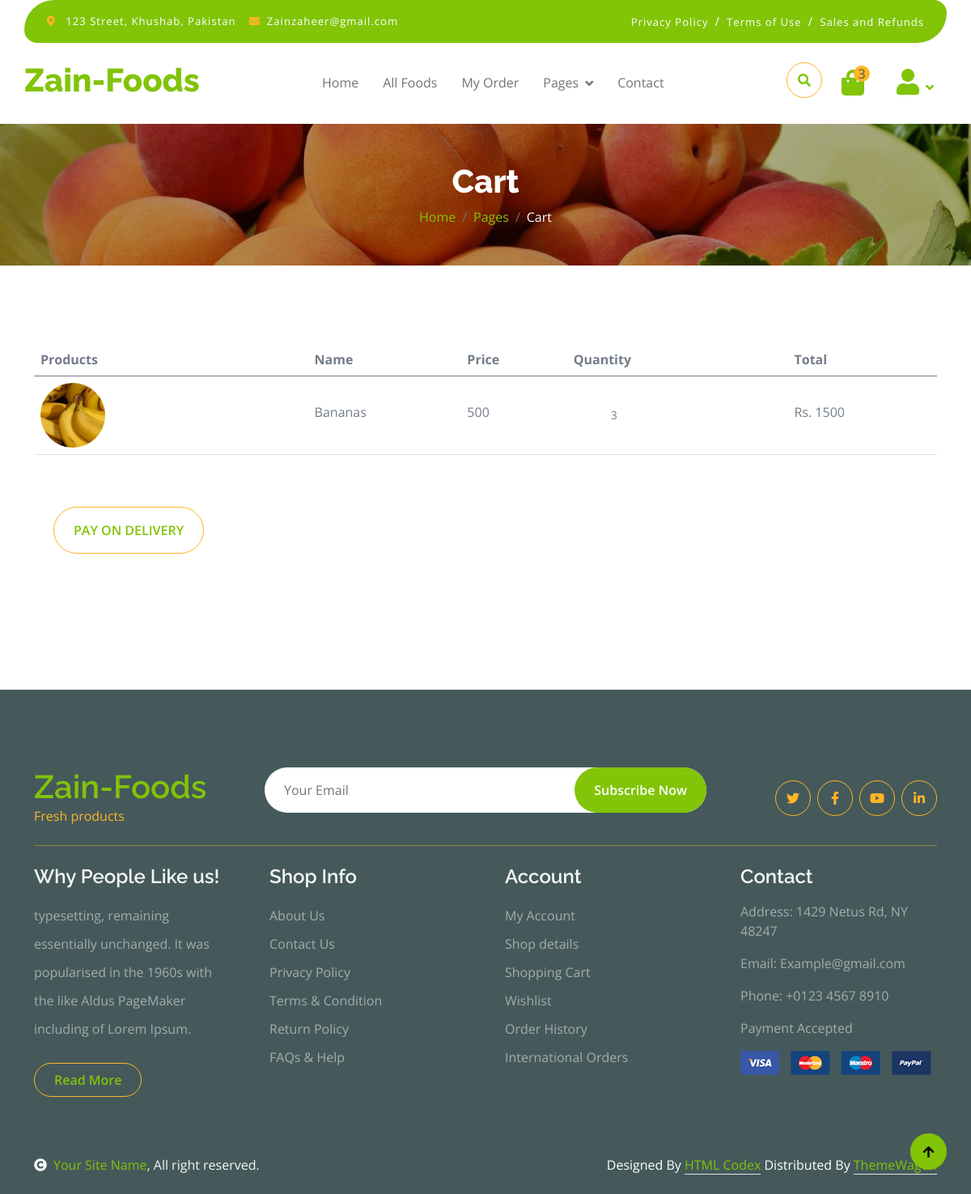
The page /order/complete/ (signed in) on the database its author committed.
### franchise/models.py (models this page shows, shortened)
class Cart(models.Model):
    customer_id = models.ForeignKey(settings.AUTH_USER_MODEL,
                                    on_delete=models.CASCADE,
                                    related_name='user'
                                    )
    item = models.ForeignKey(Product,
                             on_delete=models.CASCADE,
                             related_name='menu'
                             )
    quantity = models.IntegerField(default=1)
    class Meta:
        db_table = ''
        managed = True
        verbose_name = 'Cart'
        verbose_name_plural = 'Carts'

### resturant/models.py (models this page shows, shortened)
class AbstractProduct(models.Model):
    class Meta:
        abstract = True
    product_code = models.CharField(max_length=30, unique=True)
    product_name = models.CharField(max_length=50)
    product_added_by = models.ForeignKey(settings.AUTH_USER_MODEL,
                                         on_delete=models.CASCADE,)
    slug = models.SlugField(null=True)
    my_cost = (
        models.PositiveIntegerField()
    )
    sale_price = models.PositiveIntegerField()
    product_category = models.ForeignKey(ProductCategory,
                                         on_delete=models.PROTECT)
    description = models.TextField(max_length=300, null=True, blank=True)
    image = models.ImageField(upload_to="products/",
                              null=True, blank=True)
    is_active = models.BooleanField(default=True)
    created_at = models.DateTimeField(auto_now_add=True)
    updated_at = models.DateTimeField(auto_now=True)
    history = HistoricalRecords(inherit=True)
    def __str__(self):
        return self.product_name

class Product(AbstractProduct):
    UNIT = (("qty", _("Qty")), (("piece", _("Pieces"))),
            (("serving", _("Serving"))), ("gram", _("Grams")),
            ("KG", _("KG"))
            )
    class Meta:
        db_table = ''
        managed = True
        verbose_name = 'Product'
        verbose_name_plural = 'Products'
        ordering = ('-created_at',)
    p_unit = models.CharField(max_length=10, choices=UNIT, default='qty')

### customer/views.py (the view)
@login_required
@customer_required
def customer_order_create(request, *args, **kwargs):
    cart = Cart.objects.filter(customer_id=request.user).all()
    if (request.method == 'POST'):
        print("-----order completed post-----")
    context = {
        'carts': cart
    }
    return render(request=request,
                  template_name="orders/order_complete.html", context=context)

### templates/orders/order_complete.html (shortened to what this page needs)
{% extends "base1.html" %}
{% load mathfilters %}
{% block main_content %}
<div class="container-fluid page-header py-5">
  <h1 class="text-center text-white display-6">Cart</h1>
  <ol class="breadcrumb justify-content-center mb-0">
    <li class="breadcrumb-item"><a href="#">Home</a></li>
    <li class="breadcrumb-item"><a href="#">Pages</a></li>
    <li class="breadcrumb-item active text-white">Cart</li>
  </ol>
</div>
<div class="container-fluid py-5">
  <div class="container py-5">
    <div class="table-responsive">
      <table class="table">
        <thead>
          <tr>
            <th scope="col">Products</th>
            <th scope="col">Name</th>
            <th scope="col">Price</th>
            <th scope="col">Quantity</th>
            <th scope="col">Total</th>
          </tr>
        </thead>
        <tbody>
          {% for cart in carts %}
          <tr>
            <th scope="row">
              <div class="d-flex align-items-center">
                <img
                  src="{{ cart.item.image.url }}"
                  class="img-fluid me-5 rounded-circle"
                  style="width: 80px; height: 80px"
                  alt=""
                />
              </div>
            </th>
            <td>
              <p class="mb-0 mt-4">{{ cart.item }}</p>
            </td>
            <td>
              <p class="mb-0 mt-4">{{ cart.item.sale_price }}</p>
            </td>
            <td>
              <div class="input-group quantity mt-4" style="width: 100px">
                <input
                  type="text"
                  class="form-control form-control-sm text-center border-0"
                  value="{{ cart.quantity }}"
                />
              </div>
            </td>
            <td>
              {% with a=cart.item.sale_price b=cart.quantity %}
              <p class="mb-0 mt-4">Rs. {{ a|mul:b }}</p>
              {% endwith %}
            </td>
          </tr>
          {% endfor %}
        </tbody>
      </table>
    </div>
    <div class="mt-5">
      <form action="{% url 'my-order-list' %}" method="post">
      <button
        class="btn border-secondary rounded-pill px-4 py-3 text-primary text-uppercase mb-4 ms-4"
        type="submit"
      >
        Pay On Delivery
      </button>
    </form>
    </div>
  </div>
</div>
{% endblock main_content %}

### static/customer/css/style.css (style rules this page uses)
.btn { font-weight: 600; transition: .5s; }
.btn.border-secondary { transition: 0.5s; }
.page-header { position: relative; background: linear-gradient(rgba(0, 0, 0, 0.3), rgba(0, 0, 0, 0.3)), url(../img/cart-page-header-img.jpg); background-position: center center; background-repeat: no-repeat; background-size: cover; }
@media (min-width: 992px) { .hero-header, .page-header { margin-top: 152px !important; } }

### rows shown on the page
Cart: item.image (picture), item "Bananas", item.sale_price "500", quantity "3", item.sale_price|mul "1500"
